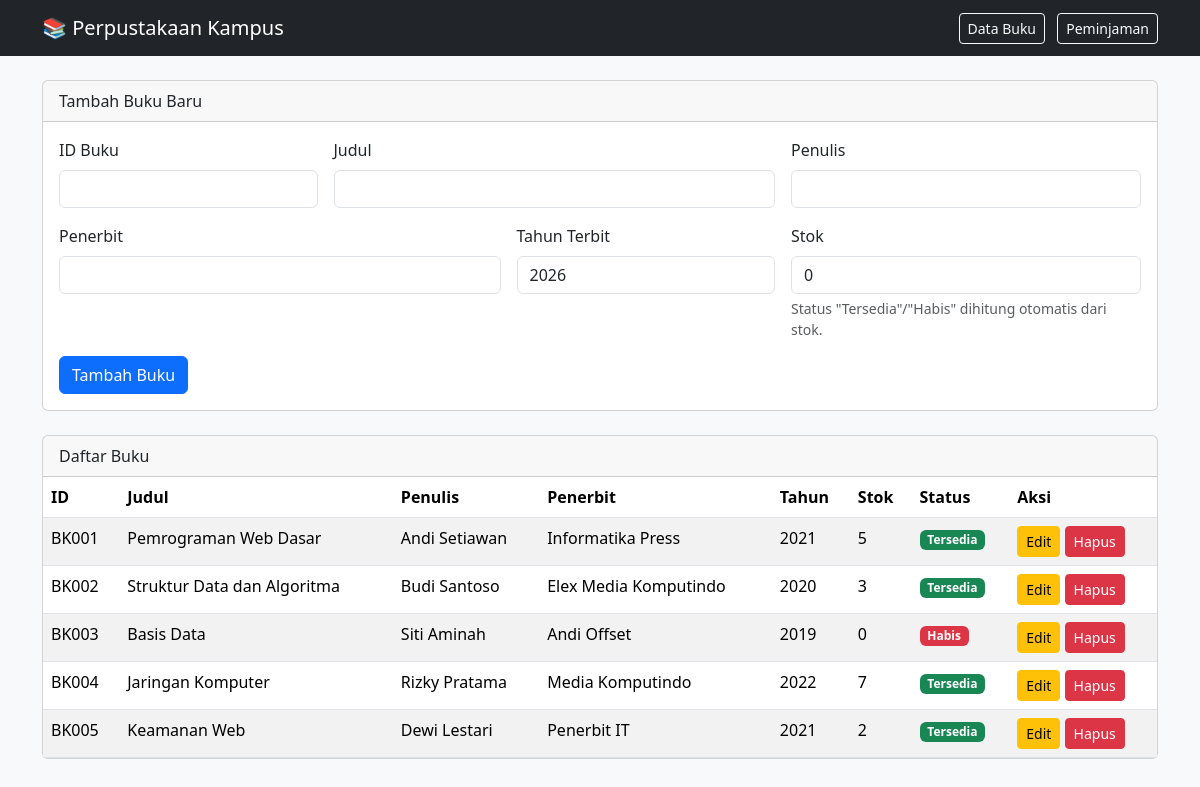
The app's page /buku.php with its own data.
### tables this page shows
CREATE TABLE IF NOT EXISTS buku (
    id_buku       VARCHAR(10) PRIMARY KEY,
    judul         VARCHAR(150) NOT NULL,
    penulis       VARCHAR(100) NOT NULL,
    penerbit      VARCHAR(100) NOT NULL,
    tahun_terbit  YEAR NOT NULL,
    stok          INT NOT NULL DEFAULT 0,
    status        ENUM('Tersedia', 'Habis') NOT NULL DEFAULT 'Tersedia'
);

### public/buku.php (called while the page is built, shortened)
<?php
require_once __DIR__ . '/../bootstrap.php';
$daftarBuku = $bukuService->getAll();
$bukuEdit = null;
require __DIR__ . '/../views/buku_view.php';

### bootstrap.php (called while the page is built, shortened)
<?php
spl_autoload_register(function (string $class) {
    $folders = [
        __DIR__ . '/config/',
        __DIR__ . '/src/',
        __DIR__ . '/src/Exceptions/',
        __DIR__ . '/src/Repositories/',
        __DIR__ . '/src/Services/',
        __DIR__ . '/src/Validators/',
    ];
    foreach ($folders as $folder) {
        $file = $folder . $class . '.php';
        if (file_exists($file)) {
            return;
        }
    }
});
$db = Database::getConnection();
$bukuRepo       = new BukuRepository($db);
$peminjamanRepo = new PeminjamanRepository($db);
$bukuService       = new BukuService($bukuRepo, $peminjamanRepo);

### src/Services/BukuService.php (called while the page is built, shortened)
<?php
class BukuService
{
    private BukuRepository $bukuRepo;
    public function __construct(BukuRepository $bukuRepo, PeminjamanRepository $peminjamanRepo)
    {
        $this->bukuRepo = $bukuRepo;
    }
    public function getAll(): array
    {
        return $this->bukuRepo->findAll();
    }
}

### src/Repositories/BukuRepository.php (called while the page is built, shortened)
<?php
class BukuRepository
{
    private PDO $db;
    public function __construct(PDO $db)
    {
        $this->db = $db;
    }
    public function findAll(): array
    {
        $stmt = $this->db->query("SELECT * FROM buku ORDER BY id_buku ASC");
        return $stmt->fetchAll();
    }
}

### views/buku_view.php (the view, shortened to what this page needs)
<!DOCTYPE html>
<html lang="id">
<head>
    <link href="https://cdn.jsdelivr.net/npm/bootstrap@5.3.3/dist/css/bootstrap.min.css" rel="stylesheet">
</head>
<body class="bg-light">
<nav class="navbar navbar-dark bg-dark mb-4">
    <div class="container">
        <span class="navbar-brand">📚 Perpustakaan Kampus</span>
        <div>
            <a href="buku.php" class="btn btn-outline-light btn-sm me-2">Data Buku</a>
            <a href="peminjaman.php" class="btn btn-outline-light btn-sm">Peminjaman</a>
        </div>
    </div>
</nav>
<div class="container">
    <div class="card mb-4">
        <div class="card-header">
            <?= $bukuEdit ? 'Edit Buku: ' . htmlspecialchars($bukuEdit['id_buku']) : 'Tambah Buku Baru' ?>
        </div>
        <div class="card-body">
            <form method="POST" action="buku.php?action=<?= $bukuEdit ? 'update' : 'store' ?>" class="row g-3">
                <div class="col-md-3">
                    <label class="form-label">ID Buku</label>
                    <input type="text" name="id_buku" class="form-control" required
                           value="<?= htmlspecialchars($bukuEdit['id_buku'] ?? '') ?>"
                           <?= $bukuEdit ? 'readonly' : '' ?>>
                </div>
                <div class="col-md-5">
                    <label class="form-label">Judul</label>
                    <input type="text" name="judul" class="form-control" required
                           value="<?= htmlspecialchars($bukuEdit['judul'] ?? '') ?>">
                </div>
                <div class="col-md-4">
                    <label class="form-label">Penulis</label>
                    <input type="text" name="penulis" class="form-control" required
                           value="<?= htmlspecialchars($bukuEdit['penulis'] ?? '') ?>">
                </div>
                <div class="col-md-5">
                    <label class="form-label">Penerbit</label>
                    <input type="text" name="penerbit" class="form-control" required
                           value="<?= htmlspecialchars($bukuEdit['penerbit'] ?? '') ?>">
                </div>
                <div class="col-md-3">
                    <label class="form-label">Tahun Terbit</label>
                    <input type="number" name="tahun_terbit" class="form-control" required
                           value="<?= htmlspecialchars($bukuEdit['tahun_terbit'] ?? date('Y')) ?>">
                </div>
                <div class="col-md-4">
                    <label class="form-label">Stok</label>
                    <input type="number" name="stok" min="0" class="form-control" required
                           value="<?= htmlspecialchars($bukuEdit['stok'] ?? 0) ?>">
                    <div class="form-text">Status "Tersedia"/"Habis" dihitung otomatis dari stok.</div>
                </div>
                <div class="col-12">
                    <button type="submit" class="btn btn-primary">
                        <?= $bukuEdit ? 'Simpan Perubahan' : 'Tambah Buku' ?>
                    </button>
                </div>
            </form>
        </div>
    </div>
    <div class="card">
        <div class="card-header">Daftar Buku</div>
        <div class="card-body p-0">
            <table class="table table-striped mb-0">
                <thead>
                <tr>
                    <th>ID</th>
                    <th>Judul</th>
                    <th>Penulis</th>
                    <th>Penerbit</th>
                    <th>Tahun</th>
                    <th>Stok</th>
                    <th>Status</th>
                    <th>Aksi</th>
                </tr>
                </thead>
                <tbody>
                <?php foreach ($daftarBuku as $b): ?>
                    <tr>
                        <td><?= htmlspecialchars($b['id_buku']) ?></td>
                        <td><?= htmlspecialchars($b['judul']) ?></td>
                        <td><?= htmlspecialchars($b['penulis']) ?></td>
                        <td><?= htmlspecialchars($b['penerbit']) ?></td>
                        <td><?= htmlspecialchars($b['tahun_terbit']) ?></td>
                        <td><?= htmlspecialchars($b['stok']) ?></td>
                        <td>
                            <span class="badge <?= $b['status'] === 'Tersedia' ? 'bg-success' : 'bg-danger' ?>">
                                <?= htmlspecialchars($b['status']) ?>
                            </span>
                        </td>
                        <td>
                            <a href="buku.php?action=edit&id=<?= urlencode($b['id_buku']) ?>"
                               class="btn btn-warning btn-sm">Edit</a>
                            <a href="buku.php?action=delete&id=<?= urlencode($b['id_buku']) ?>"
                               class="btn btn-danger btn-sm"
                               onclick="return confirm('Yakin hapus buku ini?');">Hapus</a>
                        </td>
                    </tr>
                <?php endforeach; ?>
                </tbody>
            </table>
        </div>
    </div>
</div>
</body>
</html>

### records on screen
buku: id_buku "BK001", judul "Pemrograman Web Dasar", penulis "Andi Setiawan", penerbit "Informatika Press", tahun_terbit "2021", stok "5", status "Tersedia"
buku: id_buku "BK002", judul "Struktur Data dan Algoritma", penulis "Budi Santoso", penerbit "Elex Media Komputindo", tahun_terbit "2020", stok "3", status "Tersedia"
buku: id_buku "BK003", judul "Basis Data", penulis "Siti Aminah", penerbit "Andi Offset", tahun_terbit "2019", stok "0", status "Habis"
buku: id_buku "BK004", judul "Jaringan Komputer", penulis "Rizky Pratama", penerbit "Media Komputindo", tahun_terbit "2022", stok "7", status "Tersedia"
buku: id_buku "BK005", judul "Keamanan Web", penulis "Dewi Lestari", penerbit "Penerbit IT", tahun_terbit "2021", stok "2", status "Tersedia"
